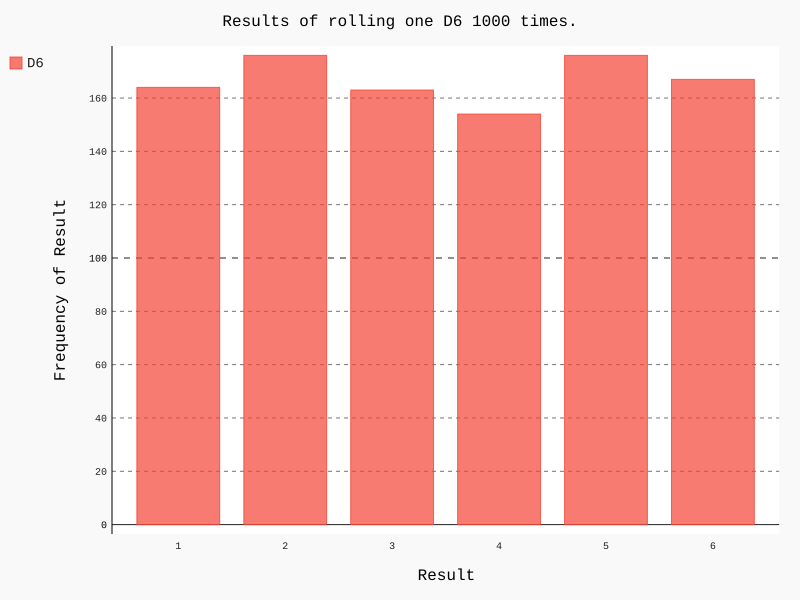

This chart was generated by the following Python code:
import pygal
from die import Die

# 创建一个D6
die = Die()

# 掷几次骰子，并将结果存储在一个列表中
results = []

for roll_num in range(1000):
    result = die.roll()
    results.append(result)

# 分析结果
frequencies = []

# range是左闭右开的
for value in range(1, die.num_sides+1):
    frequency = results.count(value)
    frequencies.append(frequency)

# 对结果进行可视化
hist = pygal.Bar()

hist.title = "Results of rolling one D6 1000 times."
hist.x_labels = list(range(1, die.num_sides+1))
hist.x_title = "Result"
hist.y_title = "Frequency of Result"

hist.add('D6', frequencies)
hist.render_to_file('die_visual.svg')
